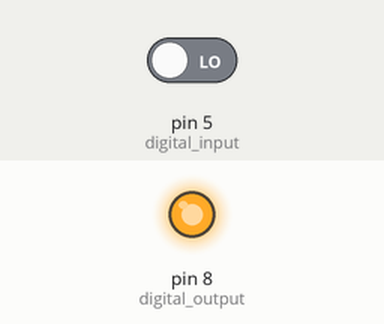
Recording of a sketch running on a simulated Arduino Uno, built with avr-gcc and run on an emulated ATmega328P. On the bench: output pins drawn as LEDs (lit = HIGH). The test bench sets the inputs (shaded band); at power-on: pin 5 (digital_input) LOW. What the sketch prints to the serial monitor is not drawn.

Above: at 0.1 s.
Timing chart, 0 to 1.6 s (numbered marks = the images above):
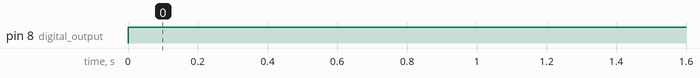

Measured:
- by itself, pin 8 (digital_output): LOW → HIGH at 0.00 s

The sketch:

detect_pulse.ino
```cpp
int analog_output = 0;
int digital_input = 5;
int digital_output = 8;
int detect_val = 0;
int count =0;
int time = 0;
void setup() {
 pinMode(digital_output,OUTPUT);
 Serial.begin(9600);
}

void loop() {
  count = count+1;
//detect_val =analogRead(analog_output);
  detect_val = digitalRead(digital_input);
  digitalWrite(digital_output,HIGH);
  detect_val = digitalRead(digital_output);
  Serial.println(detect_val);
  if(count>10000){
    time = millis();
    //prints time since program started
    Serial.println("終了時間は");
    Serial.println(time);
    Serial.println("msです");
    Serial.println("END");
    delay(100000);
  }
}
```
